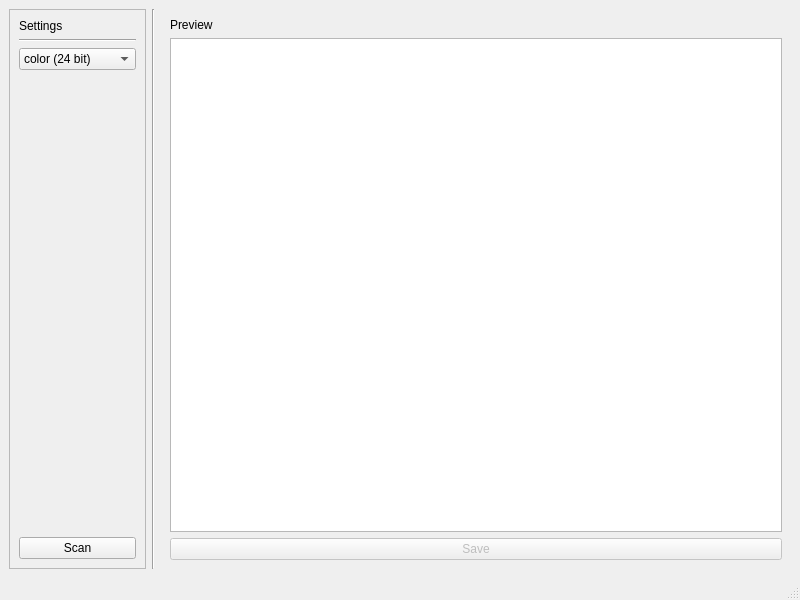
<?xml version="1.0" encoding="UTF-8"?>
<ui version="4.0">
 <class>MainWindow</class>
 <widget class="QMainWindow" name="MainWindow">
  <property name="geometry">
   <rect>
    <x>0</x>
    <y>0</y>
    <width>800</width>
    <height>600</height>
   </rect>
  </property>
  <property name="windowTitle">
   <string>Dlscan --gui</string>
  </property>
  <widget class="QWidget" name="centralwidget">
   <layout class="QHBoxLayout" name="horizontalLayout">
    <item>
     <widget class="QFrame" name="frame">
      <property name="sizePolicy">
       <sizepolicy hsizetype="Maximum" vsizetype="Preferred">
        <horstretch>0</horstretch>
        <verstretch>0</verstretch>
       </sizepolicy>
      </property>
      <property name="frameShape">
       <enum>QFrame::StyledPanel</enum>
      </property>
      <property name="frameShadow">
       <enum>QFrame::Raised</enum>
      </property>
      <layout class="QVBoxLayout" name="verticalLayout">
       <item>
        <widget class="QLabel" name="label">
         <property name="text">
          <string>Settings</string>
         </property>
        </widget>
       </item>
       <item>
        <widget class="Line" name="line_2">
         <property name="orientation">
          <enum>Qt::Horizontal</enum>
         </property>
        </widget>
       </item>
       <item>
        <widget class="QComboBox" name="settings_color">
         <property name="sizeAdjustPolicy">
          <enum>QComboBox::AdjustToContents</enum>
         </property>
         <item>
          <property name="text">
           <string>color (24 bit)</string>
          </property>
         </item>
         <item>
          <property name="text">
           <string>greyscale (8 bit)</string>
          </property>
         </item>
        </widget>
       </item>
       <item>
        <spacer name="verticalSpacer">
         <property name="orientation">
          <enum>Qt::Vertical</enum>
         </property>
         <property name="sizeHint" stdset="0">
          <size>
           <width>20</width>
           <height>40</height>
          </size>
         </property>
        </spacer>
       </item>
       <item>
        <widget class="QPushButton" name="settings_scan">
         <property name="text">
          <string>Scan</string>
         </property>
        </widget>
       </item>
      </layout>
     </widget>
    </item>
    <item>
     <widget class="Line" name="line">
      <property name="orientation">
       <enum>Qt::Vertical</enum>
      </property>
     </widget>
    </item>
    <item>
     <widget class="QWidget" name="widget" native="true">
      <layout class="QVBoxLayout" name="verticalLayout_2">
       <item>
        <widget class="QLabel" name="label_2">
         <property name="sizePolicy">
          <sizepolicy hsizetype="Preferred" vsizetype="Maximum">
           <horstretch>0</horstretch>
           <verstretch>0</verstretch>
          </sizepolicy>
         </property>
         <property name="text">
          <string>Preview</string>
         </property>
        </widget>
       </item>
       <item>
        <widget class="ImageView" name="preview_view"/>
       </item>
       <item>
        <widget class="QPushButton" name="preview_save">
         <property name="enabled">
          <bool>false</bool>
         </property>
         <property name="text">
          <string>Save</string>
         </property>
        </widget>
       </item>
      </layout>
     </widget>
    </item>
   </layout>
  </widget>
  <widget class="QStatusBar" name="statusbar"/>
 </widget>
 <customwidgets>
  <customwidget>
   <class>ImageView</class>
   <extends>QGraphicsView</extends>
   <header>pyqtgraph</header>
  </customwidget>
 </customwidgets>
 <resources/>
 <connections/>
</ui>
